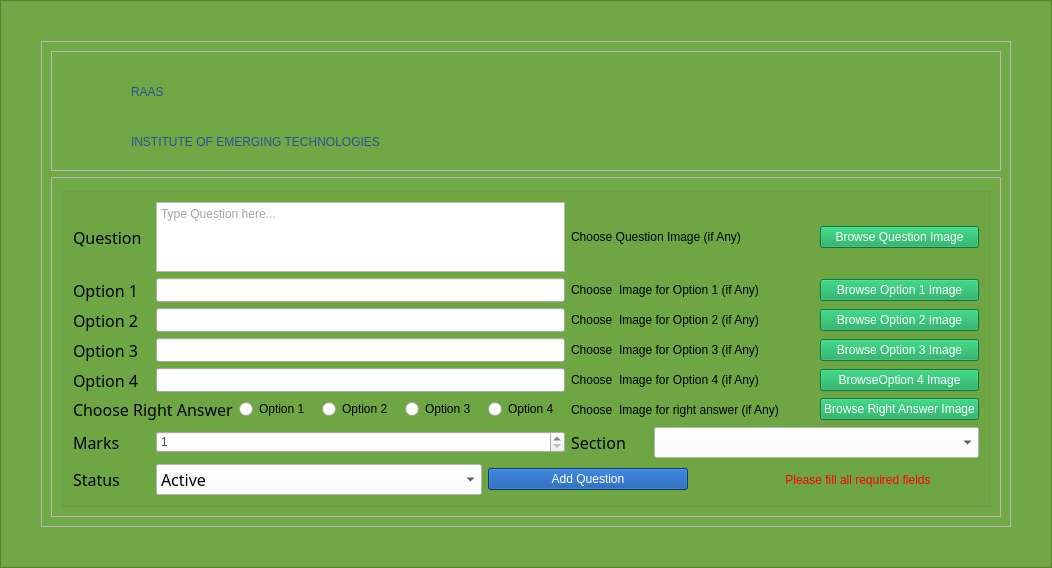
<?xml version="1.0" encoding="UTF-8"?>
<ui version="4.0">
 <class>AddQeustionWindow</class>
 <widget class="QMainWindow" name="AddQeustionWindow">
  <property name="geometry">
   <rect>
    <x>0</x>
    <y>0</y>
    <width>1052</width>
    <height>568</height>
   </rect>
  </property>
  <property name="windowTitle">
   <string>MainWindow</string>
  </property>
  <property name="styleSheet">
   <string notr="true">QFrame#login_form{
background-color: rgb(48, 78, 151);
border-radius:40px;
margin: 60px;
}
QFrame#border_frame
{
background-color:#6fa844 ;
}
QFrame#main_frame{
background-image: url(:/icons/Background2.jpg);

background-position:center;
background-repeat:no-repeat;
}
QComboBox#search_filter_comboBox::down-arrow
{
color :green;
}
QPushButton::ToolTip
{
background-color: white;
color:black;
background-image:none;
}
QTabWidget{background: gray;}</string>
  </property>
  <widget class="QWidget" name="centralwidget">
   <layout class="QVBoxLayout" name="verticalLayout">
    <property name="spacing">
     <number>0</number>
    </property>
    <property name="leftMargin">
     <number>0</number>
    </property>
    <property name="topMargin">
     <number>0</number>
    </property>
    <property name="rightMargin">
     <number>0</number>
    </property>
    <property name="bottomMargin">
     <number>0</number>
    </property>
    <item>
     <widget class="QFrame" name="border_frame">
      <property name="sizePolicy">
       <sizepolicy hsizetype="Expanding" vsizetype="Expanding">
        <horstretch>0</horstretch>
        <verstretch>0</verstretch>
       </sizepolicy>
      </property>
      <property name="styleSheet">
       <string notr="true"/>
      </property>
      <property name="frameShape">
       <enum>QFrame::StyledPanel</enum>
      </property>
      <property name="frameShadow">
       <enum>QFrame::Raised</enum>
      </property>
      <layout class="QGridLayout" name="gridLayout_6">
       <property name="leftMargin">
        <number>40</number>
       </property>
       <property name="topMargin">
        <number>40</number>
       </property>
       <property name="rightMargin">
        <number>40</number>
       </property>
       <property name="bottomMargin">
        <number>40</number>
       </property>
       <item row="0" column="0">
        <widget class="QFrame" name="main_frame">
         <property name="sizePolicy">
          <sizepolicy hsizetype="Expanding" vsizetype="Expanding">
           <horstretch>0</horstretch>
           <verstretch>0</verstretch>
          </sizepolicy>
         </property>
         <property name="maximumSize">
          <size>
           <width>16777215</width>
           <height>16777215</height>
          </size>
         </property>
         <property name="styleSheet">
          <string notr="true"/>
         </property>
         <property name="frameShape">
          <enum>QFrame::StyledPanel</enum>
         </property>
         <property name="frameShadow">
          <enum>QFrame::Raised</enum>
         </property>
         <layout class="QVBoxLayout" name="verticalLayout_3">
          <item>
           <widget class="QFrame" name="header_frame">
            <property name="sizePolicy">
             <sizepolicy hsizetype="Preferred" vsizetype="Fixed">
              <horstretch>0</horstretch>
              <verstretch>0</verstretch>
             </sizepolicy>
            </property>
            <property name="minimumSize">
             <size>
              <width>0</width>
              <height>120</height>
             </size>
            </property>
            <property name="maximumSize">
             <size>
              <width>16777215</width>
              <height>120</height>
             </size>
            </property>
            <property name="styleSheet">
             <string notr="true"/>
            </property>
            <property name="frameShape">
             <enum>QFrame::StyledPanel</enum>
            </property>
            <property name="frameShadow">
             <enum>QFrame::Raised</enum>
            </property>
            <layout class="QHBoxLayout" name="horizontalLayout_3">
             <item>
              <layout class="QGridLayout" name="header_gridLayout">
               <property name="spacing">
                <number>0</number>
               </property>
               <item row="0" column="0" rowspan="2">
                <widget class="QLabel" name="hunar_logo">
                 <property name="minimumSize">
                  <size>
                   <width>70</width>
                   <height>100</height>
                  </size>
                 </property>
                 <property name="maximumSize">
                  <size>
                   <width>70</width>
                   <height>100</height>
                  </size>
                 </property>
                 <property name="styleSheet">
                  <string notr="true">
background-image: url(:/icons/icons/backgrounds/Asset 7-100.jpg);
background-repeat: no-repeat; 
 background-position: right;
margin:5px;
</string>
                 </property>
                 <property name="text">
                  <string/>
                 </property>
                 <property name="alignment">
                  <set>Qt::AlignBottom|Qt::AlignRight|Qt::AlignTrailing</set>
                 </property>
                </widget>
               </item>
               <item row="1" column="1">
                <widget class="QLabel" name="ET_label">
                 <property name="sizePolicy">
                  <sizepolicy hsizetype="Expanding" vsizetype="Fixed">
                   <horstretch>0</horstretch>
                   <verstretch>0</verstretch>
                  </sizepolicy>
                 </property>
                 <property name="minimumSize">
                  <size>
                   <width>541</width>
                   <height>0</height>
                  </size>
                 </property>
                 <property name="styleSheet">
                  <string notr="true">color: rgb(48, 78, 151);
font: 25 22pt &quot;Bahnschrift Light&quot;;</string>
                 </property>
                 <property name="text">
                  <string>INSTITUTE OF EMERGING TECHNOLOGIES</string>
                 </property>
                 <property name="wordWrap">
                  <bool>true</bool>
                 </property>
                </widget>
               </item>
               <item row="0" column="1">
                <widget class="QLabel" name="RAAS_label">
                 <property name="sizePolicy">
                  <sizepolicy hsizetype="Expanding" vsizetype="Fixed">
                   <horstretch>0</horstretch>
                   <verstretch>0</verstretch>
                  </sizepolicy>
                 </property>
                 <property name="minimumSize">
                  <size>
                   <width>120</width>
                   <height>0</height>
                  </size>
                 </property>
                 <property name="styleSheet">
                  <string notr="true">color: rgb(48, 78, 151);
font: 63 32pt &quot;Bahnschrift SemiBold&quot;;</string>
                 </property>
                 <property name="text">
                  <string>RAAS</string>
                 </property>
                </widget>
               </item>
              </layout>
             </item>
            </layout>
           </widget>
          </item>
          <item>
           <widget class="QFrame" name="main_body">
            <property name="sizePolicy">
             <sizepolicy hsizetype="Expanding" vsizetype="Expanding">
              <horstretch>0</horstretch>
              <verstretch>0</verstretch>
             </sizepolicy>
            </property>
            <property name="minimumSize">
             <size>
              <width>0</width>
              <height>0</height>
             </size>
            </property>
            <property name="frameShape">
             <enum>QFrame::StyledPanel</enum>
            </property>
            <property name="frameShadow">
             <enum>QFrame::Raised</enum>
            </property>
            <layout class="QHBoxLayout" name="horizontalLayout">
             <item>
              <widget class="QGroupBox" name="groupBox">
               <property name="title">
                <string/>
               </property>
               <layout class="QGridLayout" name="gridLayout_2">
                <item row="0" column="0">
                 <layout class="QGridLayout" name="gridLayout">
                  <item row="0" column="0">
                   <widget class="QLabel" name="Name_Label">
                    <property name="font">
                     <font>
                      <family>Bahnschrift Light</family>
                      <pointsize>12</pointsize>
                      <weight>50</weight>
                      <italic>false</italic>
                      <bold>false</bold>
                     </font>
                    </property>
                    <property name="styleSheet">
                     <string notr="true">font: 12pt&quot;Bahnschrift Light&quot;;
color: rgb(0, 0, 0);</string>
                    </property>
                    <property name="text">
                     <string>Question</string>
                    </property>
                   </widget>
                  </item>
                  <item row="0" column="1" colspan="5">
                   <widget class="QTextEdit" name="question_text_edit">
                    <property name="maximumSize">
                     <size>
                      <width>16777215</width>
                      <height>300</height>
                     </size>
                    </property>
                    <property name="styleSheet">
                     <string notr="true">color: rgb(74, 74, 74);
font: 12pt&quot;Bahnschrift Light&quot;;</string>
                    </property>
                    <property name="placeholderText">
                     <string>Type Question here...</string>
                    </property>
                   </widget>
                  </item>
                  <item row="0" column="6" colspan="3">
                   <widget class="QLabel" name="q_img_path_label">
                    <property name="maximumSize">
                     <size>
                      <width>16777215</width>
                      <height>300</height>
                     </size>
                    </property>
                    <property name="styleSheet">
                     <string notr="true">font: 8pt&quot;Bahnschrift Light&quot;;</string>
                    </property>
                    <property name="text">
                     <string>Choose Question Image (if Any)</string>
                    </property>
                   </widget>
                  </item>
                  <item row="0" column="9">
                   <widget class="QPushButton" name="q_img_btn">
                    <property name="styleSheet">
                     <string notr="true">background-color: rgb(12, 164, 84);
background-image: url(:/Icons/icons/white/folder.svg);
font: 12pt&quot;Bahnschrift Light&quot;;
border-color: rgb(5, 74, 162);
color: rgb(255, 255, 255);
background-position: left;
background-repeat: no-repeat;</string>
                    </property>
                    <property name="text">
                     <string>Browse Question Image</string>
                    </property>
                   </widget>
                  </item>
                  <item row="1" column="0">
                   <widget class="QLabel" name="opt1_label">
                    <property name="font">
                     <font>
                      <family>Bahnschrift Light</family>
                      <pointsize>12</pointsize>
                      <weight>50</weight>
                      <italic>false</italic>
                      <bold>false</bold>
                     </font>
                    </property>
                    <property name="styleSheet">
                     <string notr="true">font: 12pt&quot;Bahnschrift Light&quot;;
color: rgb(0, 0, 0);</string>
                    </property>
                    <property name="text">
                     <string>Option 1</string>
                    </property>
                   </widget>
                  </item>
                  <item row="1" column="1" colspan="5">
                   <widget class="QLineEdit" name="option1_lineEdit">
                    <property name="minimumSize">
                     <size>
                      <width>0</width>
                      <height>24</height>
                     </size>
                    </property>
                    <property name="styleSheet">
                     <string notr="true">color: rgb(74, 74, 74);
font: 12pt&quot;Bahnschrift Light&quot;;</string>
                    </property>
                   </widget>
                  </item>
                  <item row="1" column="6" colspan="3">
                   <widget class="QLabel" name="opt1img_path_label">
                    <property name="styleSheet">
                     <string notr="true">font: 8pt&quot;Bahnschrift Light&quot;;</string>
                    </property>
                    <property name="text">
                     <string>Choose  Image for Option 1 (if Any)</string>
                    </property>
                   </widget>
                  </item>
                  <item row="1" column="9">
                   <widget class="QPushButton" name="opt1_img_btn">
                    <property name="styleSheet">
                     <string notr="true">background-color: rgb(12, 164, 84);
background-image: url(:/Icons/icons/white/folder.svg);
font: 12pt&quot;Bahnschrift Light&quot;;
border-color: rgb(5, 74, 162);
color: rgb(255, 255, 255);
background-position: left;
background-repeat: no-repeat;</string>
                    </property>
                    <property name="text">
                     <string>Browse Option 1 Image</string>
                    </property>
                   </widget>
                  </item>
                  <item row="2" column="0">
                   <widget class="QLabel" name="opt2_label">
                    <property name="font">
                     <font>
                      <family>Bahnschrift Light</family>
                      <pointsize>12</pointsize>
                      <weight>50</weight>
                      <italic>false</italic>
                      <bold>false</bold>
                     </font>
                    </property>
                    <property name="styleSheet">
                     <string notr="true">font: 12pt&quot;Bahnschrift Light&quot;;
color: rgb(0, 0, 0);</string>
                    </property>
                    <property name="text">
                     <string>Option 2</string>
                    </property>
                   </widget>
                  </item>
                  <item row="2" column="1" colspan="5">
                   <widget class="QLineEdit" name="option2_line_edit">
                    <property name="minimumSize">
                     <size>
                      <width>0</width>
                      <height>24</height>
                     </size>
                    </property>
                    <property name="styleSheet">
                     <string notr="true">color: rgb(74, 74, 74);
font: 12pt&quot;Bahnschrift Light&quot;;</string>
                    </property>
                   </widget>
                  </item>
                  <item row="2" column="6" colspan="3">
                   <widget class="QLabel" name="opt2_img_path_label">
                    <property name="styleSheet">
                     <string notr="true">font: 8pt&quot;Bahnschrift Light&quot;;</string>
                    </property>
                    <property name="text">
                     <string>Choose  Image for Option 2 (if Any)</string>
                    </property>
                   </widget>
                  </item>
                  <item row="2" column="9">
                   <widget class="QPushButton" name="opt2_img_btn">
                    <property name="styleSheet">
                     <string notr="true">background-color: rgb(12, 164, 84);
background-image: url(:/Icons/icons/white/folder.svg);
font: 12pt&quot;Bahnschrift Light&quot;;
border-color: rgb(5, 74, 162);
color: rgb(255, 255, 255);
background-position: left;
background-repeat: no-repeat;</string>
                    </property>
                    <property name="text">
                     <string>Browse Option 2 Image</string>
                    </property>
                   </widget>
                  </item>
                  <item row="3" column="0">
                   <widget class="QLabel" name="opt3_label">
                    <property name="font">
                     <font>
                      <family>Bahnschrift Light</family>
                      <pointsize>12</pointsize>
                      <weight>50</weight>
                      <italic>false</italic>
                      <bold>false</bold>
                     </font>
                    </property>
                    <property name="styleSheet">
                     <string notr="true">font: 12pt&quot;Bahnschrift Light&quot;;
color: rgb(0, 0, 0);</string>
                    </property>
                    <property name="text">
                     <string>Option 3</string>
                    </property>
                   </widget>
                  </item>
                  <item row="3" column="1" colspan="5">
                   <widget class="QLineEdit" name="option3_lineEdit">
                    <property name="minimumSize">
                     <size>
                      <width>0</width>
                      <height>24</height>
                     </size>
                    </property>
                    <property name="styleSheet">
                     <string notr="true">color: rgb(74, 74, 74);
font: 12pt&quot;Bahnschrift Light&quot;;</string>
                    </property>
                   </widget>
                  </item>
                  <item row="3" column="6" colspan="3">
                   <widget class="QLabel" name="opt3_img_path_label">
                    <property name="styleSheet">
                     <string notr="true">font: 8pt&quot;Bahnschrift Light&quot;;</string>
                    </property>
                    <property name="text">
                     <string>Choose  Image for Option 3 (if Any)</string>
                    </property>
                   </widget>
                  </item>
                  <item row="3" column="9">
                   <widget class="QPushButton" name="opt3_img_btn">
                    <property name="styleSheet">
                     <string notr="true">background-color: rgb(12, 164, 84);
background-image: url(:/Icons/icons/white/folder.svg);
font: 12pt&quot;Bahnschrift Light&quot;;
border-color: rgb(5, 74, 162);
color: rgb(255, 255, 255);
background-position: left;
background-repeat: no-repeat;</string>
                    </property>
                    <property name="text">
                     <string>Browse Option 3 Image</string>
                    </property>
                   </widget>
                  </item>
                  <item row="4" column="0">
                   <widget class="QLabel" name="opt4_label">
                    <property name="font">
                     <font>
                      <family>Bahnschrift Light</family>
                      <pointsize>12</pointsize>
                      <weight>50</weight>
                      <italic>false</italic>
                      <bold>false</bold>
                     </font>
                    </property>
                    <property name="styleSheet">
                     <string notr="true">font: 12pt&quot;Bahnschrift Light&quot;;
color: rgb(0, 0, 0);</string>
                    </property>
                    <property name="text">
                     <string>Option 4</string>
                    </property>
                   </widget>
                  </item>
                  <item row="4" column="1" colspan="5">
                   <widget class="QLineEdit" name="option4_lineEdit">
                    <property name="minimumSize">
                     <size>
                      <width>0</width>
                      <height>24</height>
                     </size>
                    </property>
                    <property name="styleSheet">
                     <string notr="true">color: rgb(74, 74, 74);
font: 12pt&quot;Bahnschrift Light&quot;;</string>
                    </property>
                   </widget>
                  </item>
                  <item row="4" column="6" colspan="3">
                   <widget class="QLabel" name="opt4_img_path_label">
                    <property name="styleSheet">
                     <string notr="true">font: 8pt&quot;Bahnschrift Light&quot;;</string>
                    </property>
                    <property name="text">
                     <string>Choose  Image for Option 4 (if Any)</string>
                    </property>
                   </widget>
                  </item>
                  <item row="4" column="9">
                   <widget class="QPushButton" name="opt4_img_btn">
                    <property name="styleSheet">
                     <string notr="true">background-color: rgb(12, 164, 84);
background-image: url(:/Icons/icons/white/folder.svg);
font: 12pt&quot;Bahnschrift Light&quot;;
border-color: rgb(5, 74, 162);
color: rgb(255, 255, 255);
background-position: left;
background-repeat: no-repeat;</string>
                    </property>
                    <property name="text">
                     <string>BrowseOption 4 Image</string>
                    </property>
                   </widget>
                  </item>
                  <item row="5" column="0" colspan="2">
                   <widget class="QLabel" name="right_ans_label">
                    <property name="font">
                     <font>
                      <family>Bahnschrift Light</family>
                      <pointsize>12</pointsize>
                      <weight>50</weight>
                      <italic>false</italic>
                      <bold>false</bold>
                     </font>
                    </property>
                    <property name="styleSheet">
                     <string notr="true">font: 12pt&quot;Bahnschrift Light&quot;;
color: rgb(0, 0, 0);</string>
                    </property>
                    <property name="text">
                     <string>Choose Right Answer</string>
                    </property>
                   </widget>
                  </item>
                  <item row="5" column="2">
                   <widget class="QRadioButton" name="opt1_radioButton">
                    <property name="styleSheet">
                     <string notr="true">font: 11pt&quot;Bahnschrift Light&quot;;</string>
                    </property>
                    <property name="text">
                     <string>Option 1</string>
                    </property>
                   </widget>
                  </item>
                  <item row="5" column="3">
                   <widget class="QRadioButton" name="opt2_radioButton">
                    <property name="styleSheet">
                     <string notr="true">font: 11pt&quot;Bahnschrift Light&quot;;</string>
                    </property>
                    <property name="text">
                     <string>Option 2</string>
                    </property>
                   </widget>
                  </item>
                  <item row="5" column="4">
                   <widget class="QRadioButton" name="opt3_radioButton">
                    <property name="styleSheet">
                     <string notr="true">font: 11pt&quot;Bahnschrift Light&quot;;</string>
                    </property>
                    <property name="text">
                     <string>Option 3</string>
                    </property>
                   </widget>
                  </item>
                  <item row="5" column="5">
                   <widget class="QRadioButton" name="opt4_radioButton">
                    <property name="styleSheet">
                     <string notr="true">font: 11pt&quot;Bahnschrift Light&quot;;</string>
                    </property>
                    <property name="text">
                     <string>Option 4</string>
                    </property>
                   </widget>
                  </item>
                  <item row="5" column="6" colspan="3">
                   <widget class="QLabel" name="right_ans_img_path_label">
                    <property name="styleSheet">
                     <string notr="true">font: 8pt&quot;Bahnschrift Light&quot;;</string>
                    </property>
                    <property name="text">
                     <string>Choose  Image for right answer (if Any)</string>
                    </property>
                   </widget>
                  </item>
                  <item row="5" column="9">
                   <widget class="QPushButton" name="right_ans_img_btn">
                    <property name="styleSheet">
                     <string notr="true">background-color: rgb(12, 164, 84);
background-image: url(:/Icons/icons/white/folder.svg);
font: 12pt&quot;Bahnschrift Light&quot;;
border-color: rgb(5, 74, 162);
color: rgb(255, 255, 255);
background-position: left;
background-repeat: no-repeat;</string>
                    </property>
                    <property name="text">
                     <string>Browse Right Answer Image</string>
                    </property>
                   </widget>
                  </item>
                  <item row="6" column="0">
                   <widget class="QLabel" name="marks_label">
                    <property name="font">
                     <font>
                      <family>Bahnschrift Light</family>
                      <pointsize>12</pointsize>
                      <weight>50</weight>
                      <italic>false</italic>
                      <bold>false</bold>
                     </font>
                    </property>
                    <property name="styleSheet">
                     <string notr="true">font: 12pt&quot;Bahnschrift Light&quot;;
color: rgb(0, 0, 0);</string>
                    </property>
                    <property name="text">
                     <string>Marks</string>
                    </property>
                   </widget>
                  </item>
                  <item row="6" column="1" colspan="5">
                   <widget class="QSpinBox" name="q_marks_spinBox">
                    <property name="styleSheet">
                     <string notr="true">color: rgb(74, 74, 74);
font: 12pt&quot;Bahnschrift Light&quot;;</string>
                    </property>
                    <property name="minimum">
                     <number>1</number>
                    </property>
                   </widget>
                  </item>
                  <item row="6" column="6">
                   <widget class="QLabel" name="q_section_label">
                    <property name="font">
                     <font>
                      <family>Bahnschrift Light</family>
                      <pointsize>12</pointsize>
                      <weight>50</weight>
                      <italic>false</italic>
                      <bold>false</bold>
                     </font>
                    </property>
                    <property name="styleSheet">
                     <string notr="true">font: 12pt&quot;Bahnschrift Light&quot;;
color: rgb(0, 0, 0);</string>
                    </property>
                    <property name="text">
                     <string>Section</string>
                    </property>
                   </widget>
                  </item>
                  <item row="6" column="7" colspan="3">
                   <widget class="QComboBox" name="q_section_combo_box">
                    <property name="sizePolicy">
                     <sizepolicy hsizetype="Preferred" vsizetype="Preferred">
                      <horstretch>0</horstretch>
                      <verstretch>0</verstretch>
                     </sizepolicy>
                    </property>
                    <property name="maximumSize">
                     <size>
                      <width>800</width>
                      <height>16777215</height>
                     </size>
                    </property>
                    <property name="font">
                     <font>
                      <family>Bahnschrift Light</family>
                      <pointsize>12</pointsize>
                      <weight>50</weight>
                      <italic>false</italic>
                      <bold>false</bold>
                     </font>
                    </property>
                    <property name="styleSheet">
                     <string notr="true">font: 12pt&quot;Bahnschrift Light&quot;;
background-color: rgb(255, 255, 255);</string>
                    </property>
                    <property name="currentText">
                     <string/>
                    </property>
                    <property name="insertPolicy">
                     <enum>QComboBox::InsertAtBottom</enum>
                    </property>
                   </widget>
                  </item>
                  <item row="7" column="0">
                   <widget class="QLabel" name="status_label">
                    <property name="font">
                     <font>
                      <family>Bahnschrift Light</family>
                      <pointsize>12</pointsize>
                      <weight>50</weight>
                      <italic>false</italic>
                      <bold>false</bold>
                     </font>
                    </property>
                    <property name="styleSheet">
                     <string notr="true">font: 12pt&quot;Bahnschrift Light&quot;;
color: rgb(0, 0, 0);</string>
                    </property>
                    <property name="text">
                     <string>Status</string>
                    </property>
                   </widget>
                  </item>
                  <item row="7" column="1" colspan="4">
                   <widget class="QComboBox" name="q_status_combo_box">
                    <property name="sizePolicy">
                     <sizepolicy hsizetype="Preferred" vsizetype="Preferred">
                      <horstretch>0</horstretch>
                      <verstretch>0</verstretch>
                     </sizepolicy>
                    </property>
                    <property name="font">
                     <font>
                      <family>Bahnschrift Light</family>
                      <pointsize>12</pointsize>
                      <weight>50</weight>
                      <italic>false</italic>
                      <bold>false</bold>
                     </font>
                    </property>
                    <property name="styleSheet">
                     <string notr="true">font: 12pt&quot;Bahnschrift Light&quot;;
background-color: rgb(255, 255, 255);</string>
                    </property>
                    <property name="currentText">
                     <string>Active</string>
                    </property>
                    <property name="insertPolicy">
                     <enum>QComboBox::InsertAtBottom</enum>
                    </property>
                    <item>
                     <property name="text">
                      <string>Active</string>
                     </property>
                    </item>
                    <item>
                     <property name="text">
                      <string>De-active</string>
                     </property>
                    </item>
                   </widget>
                  </item>
                  <item row="7" column="5" colspan="3">
                   <widget class="QPushButton" name="add_question_btn">
                    <property name="sizePolicy">
                     <sizepolicy hsizetype="Fixed" vsizetype="Fixed">
                      <horstretch>0</horstretch>
                      <verstretch>0</verstretch>
                     </sizepolicy>
                    </property>
                    <property name="maximumSize">
                     <size>
                      <width>200</width>
                      <height>16777215</height>
                     </size>
                    </property>
                    <property name="styleSheet">
                     <string notr="true">background-color: rgb(5, 74, 162);

font: 12pt&quot;Bahnschrift Light&quot;;
border-color: rgb(5, 74, 162);
color: rgb(255, 255, 255);
background-position: left;
background-repeat: no-repeat;</string>
                    </property>
                    <property name="text">
                     <string>Add Question</string>
                    </property>
                   </widget>
                  </item>
                  <item row="7" column="8" colspan="2">
                   <widget class="QLabel" name="dis_error_msg">
                    <property name="styleSheet">
                     <string notr="true">font: 12pt&quot;Bahnschrift Light&quot;;
color: rgb(255, 0, 0);</string>
                    </property>
                    <property name="text">
                     <string>Please fill all required fields</string>
                    </property>
                    <property name="alignment">
                     <set>Qt::AlignCenter</set>
                    </property>
                   </widget>
                  </item>
                 </layout>
                </item>
               </layout>
              </widget>
             </item>
            </layout>
           </widget>
          </item>
         </layout>
        </widget>
       </item>
      </layout>
     </widget>
    </item>
   </layout>
  </widget>
 </widget>
 <resources>
  <include location="icon.qrc"/>
 </resources>
 <connections/>
</ui>
